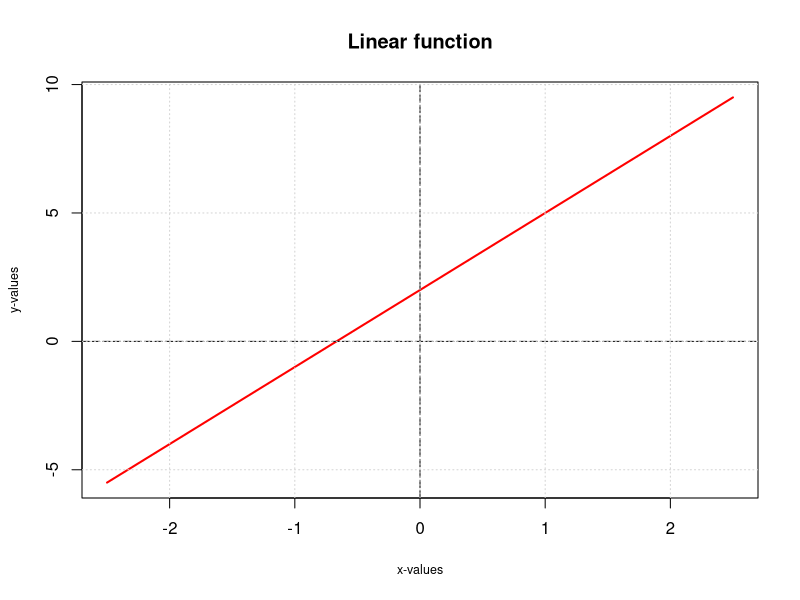
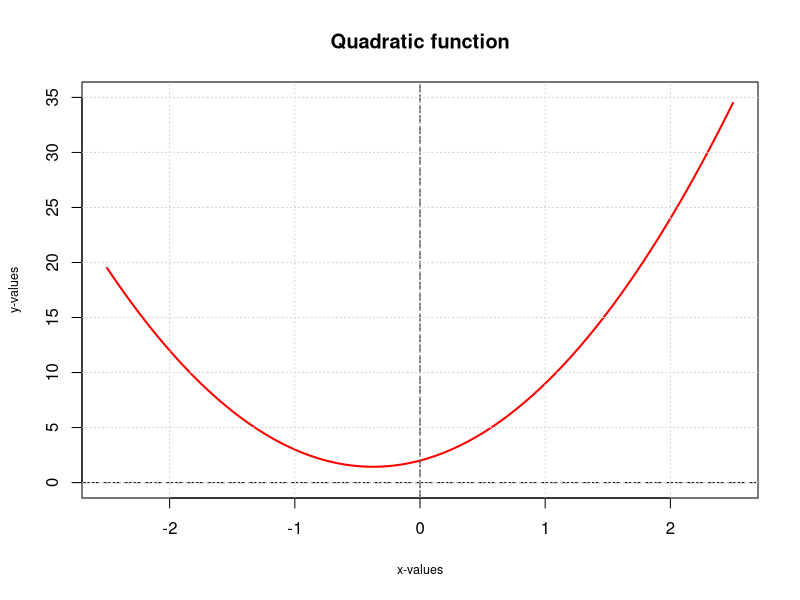
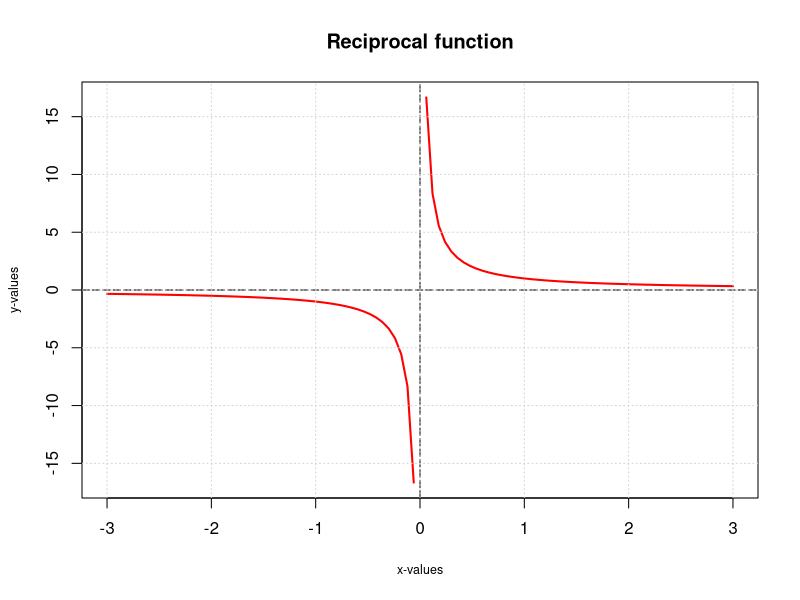
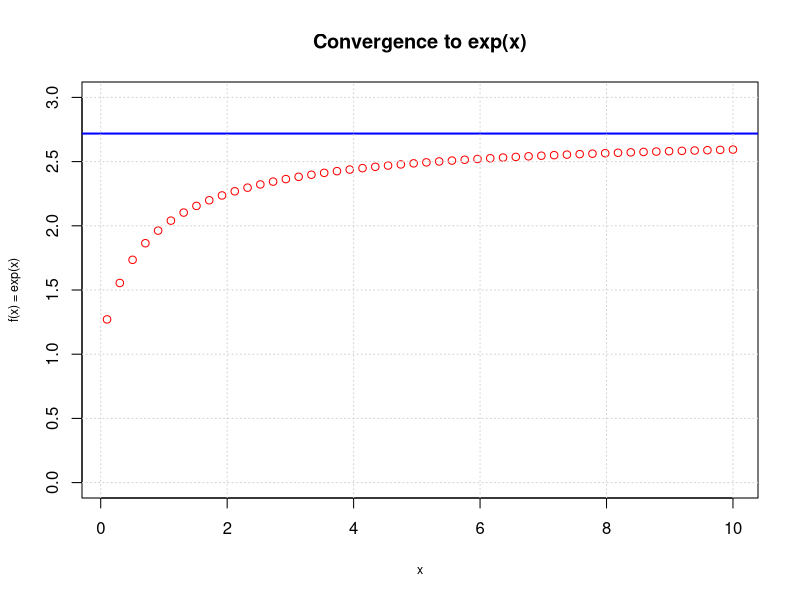
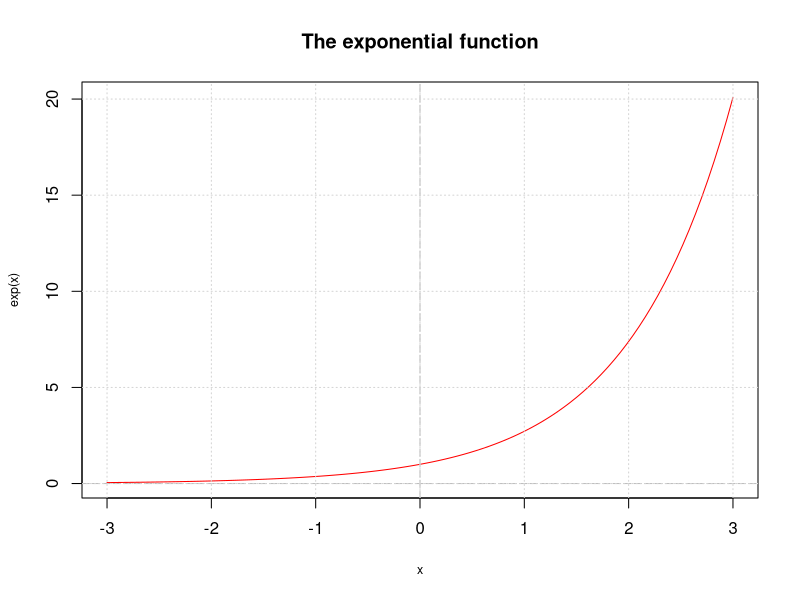
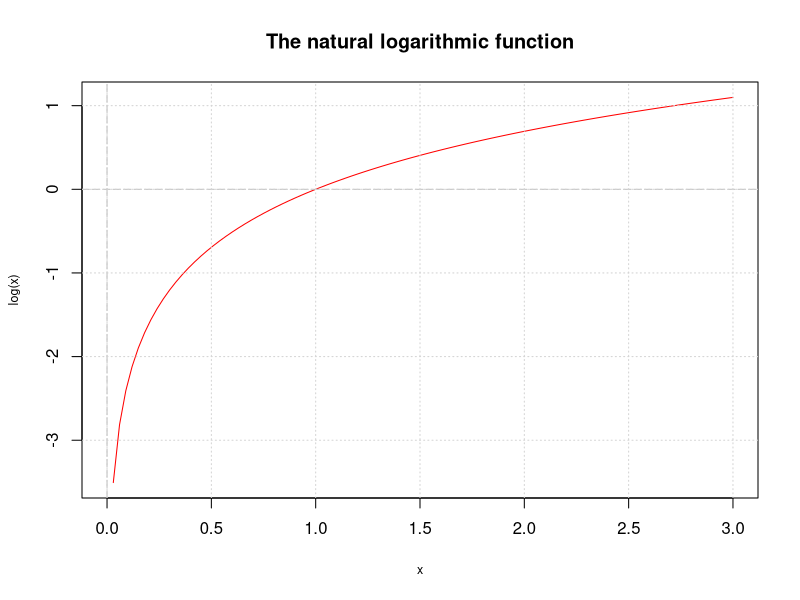
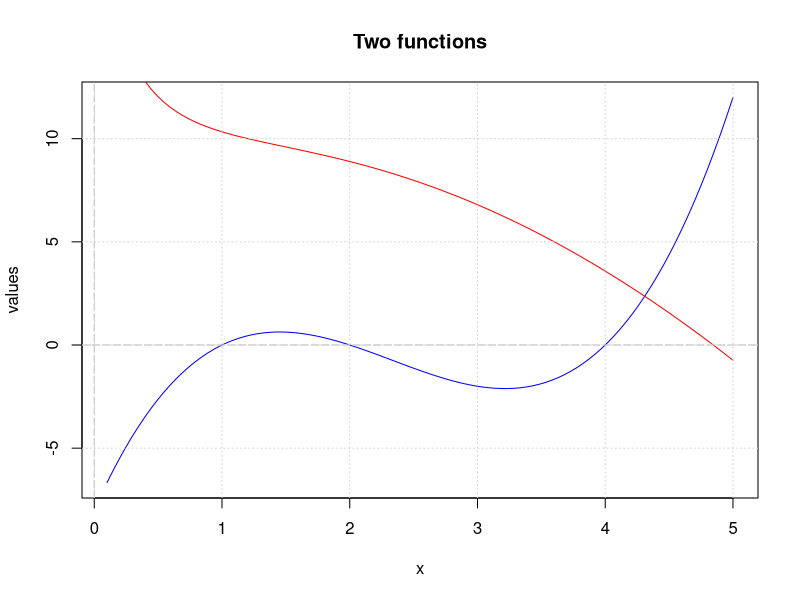

The R source for these figures, in order: (Note: this script raises an error after producing the figures.)
#Functions and graphs from chapter 1
#Fig.I.1.1 - linear funcion
f_x <- function(x){
  3 * x + 2
}
curve(f_x, -2.5, 2.5, 
      col = "red", 
      type = "l", 
      lwd = 2, 
      main = "Linear function", 
      xlab = "x-values", ylab = "y-values", cex.lab = 0.75)
abline(h = 0, v = 0, lty = 5, col = "black")
grid()

#Fig.I.1.2 - quadratic funcion
f_x <- function(x){
  4 * x ^ 2 + 3 * x + 2
}
curve(f_x, -2.5, 2.5,
      col = "red", 
      type = "l", 
      lwd = 2, 
      main = "Quadratic function", 
      xlab = "x-values", ylab = "y-values", cex.lab = 0.75,
      ylim = c(0, 35))
abline(h = 0, v = 0, lty = 5, col = "black")
grid()

#Fig.I.1.3 - reciprocal function
f_x <- function(x){
  1 / x
}
curve(f_x, -3, 3,
      col = "red", 
      type = "l", 
      lwd = 2, 
      main = "Reciprocal function", 
      xlab = "x-values", ylab = "y-values", cex.lab = 0.75)
abline(h = 0, v = 0, lty = 5, col = "black")
grid()

#Convergence to e
x <- seq(0.1, 10, len = 50)
conv.exp <- function(x){
  (1 + 1 / x) ^ x
}
plot(x, conv.exp(x), type = "p", col = "red", 
     main = "Convergence to exp(x)",
     xlab = "x", ylab = "f(x) = exp(x)",
     ylim = c(0, 3),
     cex.lab = 0.75
)
abline(h = exp(1), col = "blue", lwd = 2)
grid()

#Fig.I.1.5 - The exponential function
curve(exp, -3, 3,
      main = "The exponential function",
      cex.lab = 0.75, col = "red")
abline(h = 0, v = 0, col = "grey", lty = 5)
grid()

#Fig.I.1.6 - The natural logarithm
curve(log, 0, 3,
      main = "The natural logarithmic function",
      cex.lab = 0.75, col = "red")
abline(h = 0, v = 0, col = "grey", lty = 5)
grid()

#Fig.I.1.8 - Two functions
f_1 <- function(x) {
  x^3 - 7*x^2 + 14*x - 8
}
f_2 <- function(x) {
  10 - 0.5*(x^2) + sqrt(log(1+x^2)) - 4*log(x)/exp(x)
}
curve(f_1, 0.1, 5, col = "blue", 
      main = "Two functions", ylab = "values")
curve(f_2, 0.1, 5, col = "red", add = TRUE)
abline(h = 0, v = 0, lty = 5, col = "grey")
grid()
legend(names = c("Function(a)","Function(b)"))

#Sec.I.1.3.4 - Stationary points
#define the initial funtion
initF <- function(x){
  x^3 - 7*x^2 + 14*x - 8
}
#calculate (define) the derivative of the initial function
deriv <- function(x){
  3*x^2 - 14*x + 14
}
#plotting procedures
curve(initF, 0, 5,
      main = "Roots of quadratic function", xlab = "x", ylab = "y",
      col = "red", lwd = 2,
      cex.lab = 0.75)
curve(deriv, add = TRUE, col = "green", lty = 2)
abline(h = 0, col = "grey", lty = 4)
#calculate the roots of the derivate (stationary points)
root_1 <- uniroot(deriv, c(0, 3))$root
root_2 <- uniroot(deriv, c(3, 4))$root
points(root_1, 0, col = "dark green")
points(root_2, 0, col = "dark green")
abline(v = root_1, lwd = 1, lty = 4, col = "grey")
abline(v = root_2, lwd = 1, lty = 4, col = "grey")

#Sec.I.1.3.4 - Stationary points
#define the initial funtion
initF <- function(x){
  x^2*log(x)
}
#calculate (define) the derivative of the initial function
fstDeriv <- function(x){
  2*x*log(x) + x
}
sndDeriv <- function(x){
  2*log(x) + 3
}
#plotting procedures
curve(initF, 0, 1.5,
      main = "Finding saddle points", xlab = "x", ylab = "y",
      ylim = c(-1, 1),
      col = "red", lwd = 2,
      cex.lab = 0.75)
curve(fstDeriv, add = TRUE, col = "dark green", lty = 2)
curve(sndDeriv, add = TRUE, col = "green", lty = 2)
abline(h = 0, col = "grey", lty = 4)
#calculate the roots of the derivate (stationary points)
root_1 <- uniroot(deriv, c(0.2, 1))$root
root_2 <- uniroot(deriv, c(3, 4))$root
points(root_1, 0, col = "dark green")
points(root_2, 0, col = "dark green")
abline(v = root_1, lwd = 1, lty = 4, col = "grey")
abline(v = root_2, lwd = 1, lty = 4, col = "grey")

#Sec.I.1.3.5 - Integration (Fig. I.1.9)
f_1 <- function(x) {
  2*x + x^2 
}
curve(f_1, 0, 5,
      main = "The definite integral",
      xlab = "x", ylab = "f(x)",
      cex.lab = 0.75)
grid()
x.rng <- c(2, seq(2,4, len = 100), 4)
y.rng <- c(0, f_1(seq(2,4,len = 100)), 0)
polygon(x.rng, y.rng, col = "grey", border = "grey")